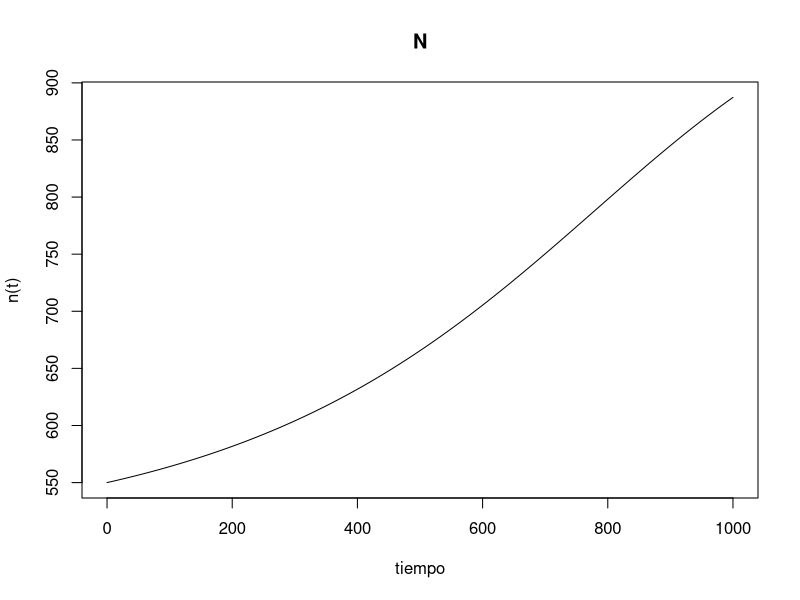

This chart was generated by the following R code:
library(deSolve)

params <- c(b=0.5, d=0.49, K=1000, a=500)

state <- c(N=550)

Cr_Allee <- function(t, state, params) {
  with(as.list(c(state, params)), {
    dN <- (b - d) * N * (1 - N/K) * ((N - a) / K)
    list(c(dN))
  })
}

times <- seq(0, 1000, by=0.01)

out <- ode(y = state, times=times, func=Cr_Allee, parms=params)

plot(out, xlab='tiempo', ylab='n(t)')
